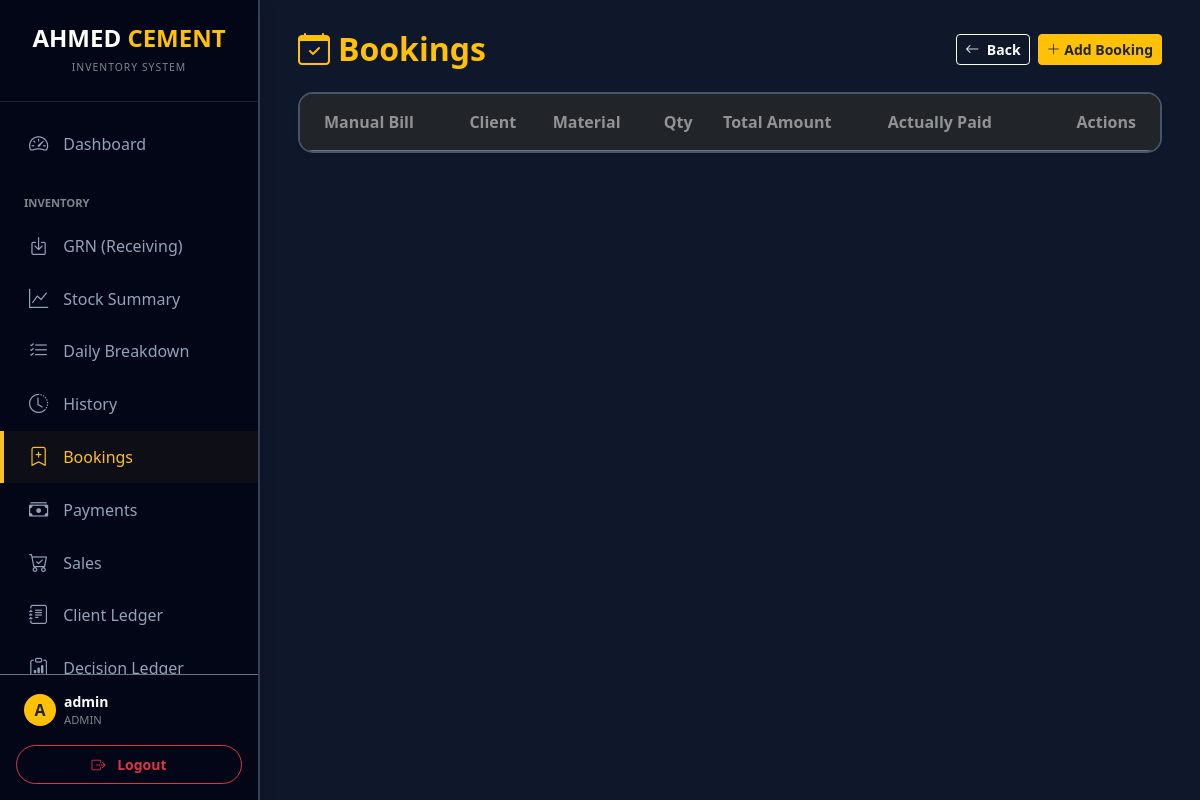
Before: /bookings (signed in) with the older database file.
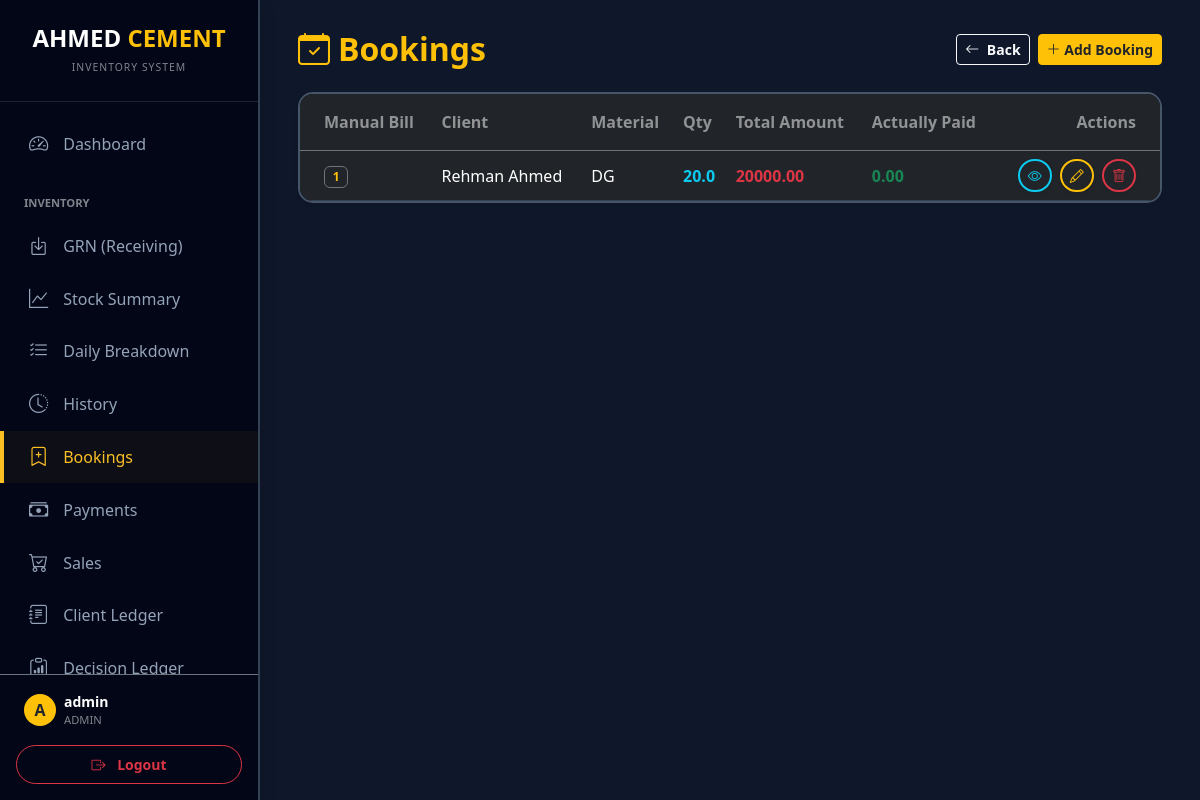
After: the same page with the newer database file.
### models.py (models this page shows)
class Booking(db.Model):
    id = db.Column(db.Integer, primary_key=True)
    client_name = db.Column(db.String(100))
    amount = db.Column(db.Float, default=0)
    paid_amount = db.Column(db.Float, default=0)
    manual_bill_no = db.Column(db.String(50))
    photo_path = db.Column(db.String(200))
    date_posted = db.Column(db.DateTime, default=datetime.now)
    items = db.relationship('BookingItem', backref='booking', lazy=True, cascade='all, delete-orphan')
    is_void = db.Column(db.Boolean, default=False)

class BookingItem(db.Model):
    id = db.Column(db.Integer, primary_key=True)
    booking_id = db.Column(db.Integer, db.ForeignKey('booking.id'), nullable=False)
    material_name = db.Column(db.String(100))
    qty = db.Column(db.Float, default=0)
    price_at_time = db.Column(db.Float, default=0)

### main.py (the view)
@app.route('/bookings')
@login_required
def bookings_page():
    bookings = Booking.query.filter_by(is_void=False).order_by(Booking.date_posted.desc()).all()
    clients = Client.query.filter_by(is_active=True).order_by(Client.name.asc()).all()
    materials = Material.query.order_by(Material.name.asc()).all()
    counter = BillCounter.query.first()
    if not counter:
        counter = BillCounter(count=1000)
        db.session.add(counter)
        db.session.commit()
    next_auto = f"#{counter.count}"
    return render_template('bookings.html',
                           bookings=bookings,
                           clients=clients,
                           materials=materials,
                           next_auto=next_auto)

### main.py (called while the page is built)
@login_manager.user_loader
def load_user(user_id):
    return db.session.get(User, int(user_id))

### templates/bookings.html (shortened to what this page needs)
{% extends "layout.html" %}
{% block content %}
<div class="d-flex flex-column flex-md-row justify-content-between align-items-md-center mb-4 gap-3">
    <h2 class="fw-bold text-warning mb-0"><i class="bi bi-calendar-check me-2"></i>Bookings</h2>
    <div class="d-flex gap-2 flex-wrap">
        <a href="/" class="btn btn-outline-light btn-sm fw-bold"><i class="bi bi-arrow-left me-1"></i> Back</a>
        <button class="btn btn-warning btn-sm text-dark fw-bold" data-bs-toggle="modal" data-bs-target="#addBookingModal">
            <i class="bi bi-plus-lg"></i> Add Booking
        </button>
    </div>
</div>
<div class="card border-0 shadow-sm" style="background: #1e293b; border: 2px solid #475569 !important; border-radius: 15px; overflow: hidden;">
    <div class="table-responsive">
        <table class="table table-dark table-hover align-middle mb-0">
            <thead style="background: #0f172a;">
                <tr>
                    <th class="fw-bold py-3 ps-4 border-bottom border-secondary text-white-50">Manual Bill</th>
                    <th class="fw-bold py-3 border-bottom border-secondary text-white-50">Client</th>
                    <th class="fw-bold py-3 border-bottom border-secondary text-white-50">Material</th>
                    <th class="fw-bold py-3 border-bottom border-secondary text-white-50">Qty</th>
                    <th class="fw-bold py-3 border-bottom border-secondary text-white-50">Total Amount</th>
                    <th class="fw-bold py-3 border-bottom border-secondary text-white-50">Actually Paid</th>
                    <th class="fw-bold py-3 text-end pe-4 border-bottom border-secondary text-white-50">Actions</th>
                </tr>
            </thead>
            <tbody style="background: #1e293b;">
                {% for booking in bookings %}
                <tr style="border-bottom: 1px solid #334155;">
                    <td class="ps-4">
                        {% if booking.manual_bill_no %}
                        <a href="/view_bill/{{ booking.manual_bill_no|replace('#', '%23') }}" class="badge bg-dark border border-secondary text-warning text-decoration-none">{{ booking.manual_bill_no }}</a>
                        {% else %}
                        <span class="text-white-50 small">No Bill</span>
                        {% endif %}
                    </td>
                    <td class="text-white">{{ booking.client_name }}</td>
                    <td class="text-white">
                        {% if booking.items %}
                            {{ booking.items[0].material_name }}
                        {% else %}
                            -
                        {% endif %}
                    </td>
                    <td class="text-info fw-bold">
                        {% if booking.items %}
                            {{ booking.items[0].qty }}
                        {% else %}
                            0
                        {% endif %}
                    </td>
                    <td class="text-danger fw-bold">{{ currency_symbol }}{{ "%.2f"|format(booking.amount) }}</td>
                    <td class="text-success fw-bold">{{ currency_symbol }}{{ "%.2f"|format(booking.paid_amount) }}</td>
                    <td class="text-end pe-4">
                        <a href="/view_bill/{{ booking.auto_bill_no|replace('#', '%23') }}" class="btn btn-outline-info btn-sm border-2 rounded-pill shadow-sm me-1" title="View"><i class="bi bi-eye"></i></a>
                        <button type="button" class="btn btn-outline-warning btn-sm border-2 rounded-pill shadow-sm me-1" data-bs-toggle="modal" data-bs-target="#editBookingModal{{ booking.id }}" title="Edit">
                            <i class="bi bi-pencil"></i>
                        </button>
                        <a href="/delete_bill/Booking/{{ booking.id }}" class="btn btn-outline-danger btn-sm border-2 rounded-pill shadow-sm" onclick="return confirm('Delete booking?')"><i class="bi bi-trash"></i></a>
                    </td>
                </tr>
                {% endfor %}
            </tbody>
        </table>
    </div>
</div>
{% endblock %}

Changed rows visible on the page:
now on this page (row edited): Booking: manual_bill_no "1", client_name "Rehman Ahmed", material_name "DG", qty "20.0", amount "20000.00", paid_amount "0.00"
